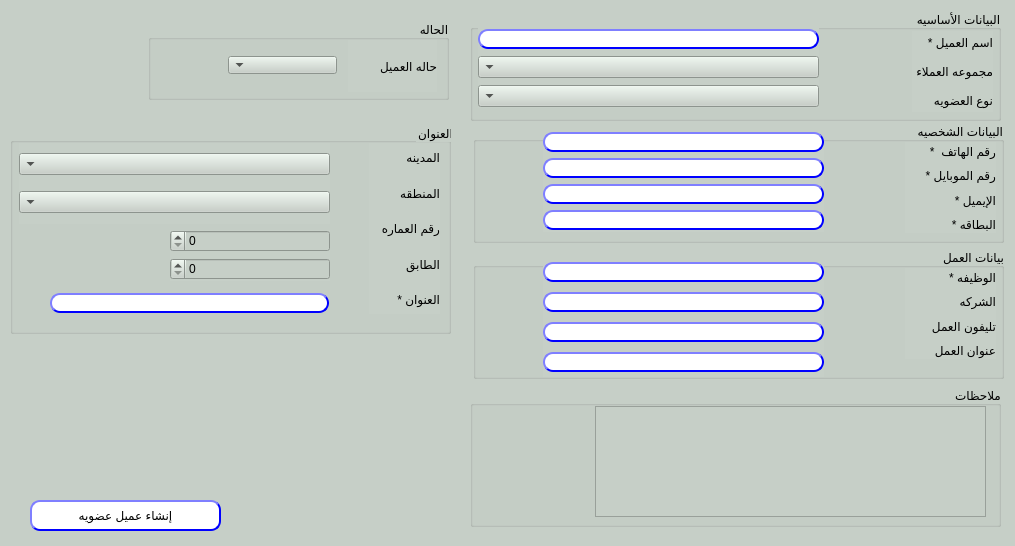
<?xml version="1.0" encoding="UTF-8"?>
<ui version="4.0">
 <class>Dialog</class>
 <widget class="QDialog" name="Dialog">
  <property name="geometry">
   <rect>
    <x>0</x>
    <y>0</y>
    <width>1015</width>
    <height>546</height>
   </rect>
  </property>
  <property name="sizePolicy">
   <sizepolicy hsizetype="Fixed" vsizetype="Fixed">
    <horstretch>0</horstretch>
    <verstretch>0</verstretch>
   </sizepolicy>
  </property>
  <property name="windowTitle">
   <string>إنشاء عميل</string>
  </property>
  <property name="styleSheet">
   <string notr="true">background-color: rgb(198, 207, 199);</string>
  </property>
  <widget class="QPushButton" name="BTN_createCustomer">
   <property name="geometry">
    <rect>
     <x>30</x>
     <y>500</y>
     <width>191</width>
     <height>31</height>
    </rect>
   </property>
   <property name="styleSheet">
    <string notr="true">QPushButton{
                                        background-color: white;
                                        border-style: outset;
                                        border-width: 2px;
                                        border-radius: 10px;
                                        border-color: blue;
                                        min-width: 6em;
                                        }
                                        QPushButton:hover {
                                        background: qradialgradient(
                                        cx: 0.3, cy: -0.4, fx: 0.3, fy: -0.4,
                                        radius: 1.35, stop: 0 #fff, stop: 1 #bbb
                                        );
                                        }
                                        QPushButton:pressed {
                                        border-style: inset;
                                        background: qradialgradient(
                                        cx: 0.4, cy: -0.1, fx: 0.4, fy: -0.1,
                                        radius: 1.35, stop: 0 #fff, stop: 1 #ddd
                                        );
                                        }
                                    </string>
   </property>
   <property name="text">
    <string>إنشاء عميل عضويه</string>
   </property>
  </widget>
  <widget class="QGroupBox" name="groupBox">
   <property name="geometry">
    <rect>
     <x>473</x>
     <y>122</y>
     <width>531</width>
     <height>121</height>
    </rect>
   </property>
   <property name="layoutDirection">
    <enum>Qt::RightToLeft</enum>
   </property>
   <property name="title">
    <string>البيانات الشخصيه </string>
   </property>
   <widget class="QWidget" name="verticalLayoutWidget_5">
    <property name="geometry">
     <rect>
      <x>432</x>
      <y>20</y>
      <width>91</width>
      <height>91</height>
     </rect>
    </property>
    <layout class="QVBoxLayout" name="verticalLayout_5">
     <item>
      <widget class="QLabel" name="label_2">
       <property name="text">
        <string>رقم الهاتف  *</string>
       </property>
      </widget>
     </item>
     <item>
      <widget class="QLabel" name="label">
       <property name="text">
        <string>رقم الموبايل *</string>
       </property>
      </widget>
     </item>
     <item>
      <widget class="QLabel" name="label_10">
       <property name="text">
        <string>اﻹيميل *</string>
       </property>
      </widget>
     </item>
     <item>
      <widget class="QLabel" name="label_16">
       <property name="text">
        <string>البطاقه *</string>
       </property>
      </widget>
     </item>
    </layout>
   </widget>
   <widget class="QWidget" name="verticalLayoutWidget_6">
    <property name="geometry">
     <rect>
      <x>70</x>
      <y>10</y>
      <width>281</width>
      <height>100</height>
     </rect>
    </property>
    <layout class="QVBoxLayout" name="verticalLayout_6">
     <item>
      <widget class="QLineEdit" name="lE_phone">
       <property name="styleSheet">
        <string notr="true">QLineEdit{
                                        background-color: white;
                                        border-style: outset;
                                        border-width: 2px;
                                        border-radius: 10px;
                                        border-color: blue;
                                        min-width: 6em;
                                        }
                                        QLineEdit:hover {
                                        background: qradialgradient(
                                        cx: 0.3, cy: -0.4, fx: 0.3, fy: -0.4,
                                        radius: 1.35, stop: 0 #fff, stop: 1 #bbb
                                        );
                                        }
                                       QLineEdit:pressed {
                                        border-style: inset;
                                        background: qradialgradient(
                                        cx: 0.4, cy: -0.1, fx: 0.4, fy: -0.1,
                                        radius: 1.35, stop: 0 #fff, stop: 1 #ddd
                                        );
                                        }
                                    
                            </string>
       </property>
       <property name="text">
        <string/>
       </property>
      </widget>
     </item>
     <item>
      <widget class="QLineEdit" name="lE_mobile">
       <property name="styleSheet">
        <string notr="true">QLineEdit{
                                        background-color: white;
                                        border-style: outset;
                                        border-width: 2px;
                                        border-radius: 10px;
                                        border-color: blue;
                                        min-width: 6em;
                                        }
                                        QLineEdit:hover {
                                        background: qradialgradient(
                                        cx: 0.3, cy: -0.4, fx: 0.3, fy: -0.4,
                                        radius: 1.35, stop: 0 #fff, stop: 1 #bbb
                                        );
                                        }
                                       QLineEdit:pressed {
                                        border-style: inset;
                                        background: qradialgradient(
                                        cx: 0.4, cy: -0.1, fx: 0.4, fy: -0.1,
                                        radius: 1.35, stop: 0 #fff, stop: 1 #ddd
                                        );
                                        }
                                    
                            </string>
       </property>
       <property name="text">
        <string/>
       </property>
      </widget>
     </item>
     <item>
      <widget class="QLineEdit" name="LE_email">
       <property name="styleSheet">
        <string notr="true">QLineEdit{
                                        background-color: white;
                                        border-style: outset;
                                        border-width: 2px;
                                        border-radius: 10px;
                                        border-color: blue;
                                        min-width: 6em;
                                        }
                                        QLineEdit:hover {
                                        background: qradialgradient(
                                        cx: 0.3, cy: -0.4, fx: 0.3, fy: -0.4,
                                        radius: 1.35, stop: 0 #fff, stop: 1 #bbb
                                        );
                                        }
                                       QLineEdit:pressed {
                                        border-style: inset;
                                        background: qradialgradient(
                                        cx: 0.4, cy: -0.1, fx: 0.4, fy: -0.1,
                                        radius: 1.35, stop: 0 #fff, stop: 1 #ddd
                                        );
                                        }
                                    </string>
       </property>
       <property name="text">
        <string/>
       </property>
      </widget>
     </item>
     <item>
      <widget class="QLineEdit" name="LE_nationalID">
       <property name="styleSheet">
        <string notr="true">QLineEdit{
                                        background-color: white;
                                        border-style: outset;
                                        border-width: 2px;
                                        border-radius: 10px;
                                        border-color: blue;
                                        min-width: 6em;
                                        }
                                        QLineEdit:hover {
                                        background: qradialgradient(
                                        cx: 0.3, cy: -0.4, fx: 0.3, fy: -0.4,
                                        radius: 1.35, stop: 0 #fff, stop: 1 #bbb
                                        );
                                        }
                                       QLineEdit:pressed {
                                        border-style: inset;
                                        background: qradialgradient(
                                        cx: 0.4, cy: -0.1, fx: 0.4, fy: -0.1,
                                        radius: 1.35, stop: 0 #fff, stop: 1 #ddd
                                        );
                                        }
                                    </string>
       </property>
       <property name="text">
        <string/>
       </property>
      </widget>
     </item>
    </layout>
   </widget>
  </widget>
  <widget class="QGroupBox" name="groupBox_2">
   <property name="geometry">
    <rect>
     <x>473</x>
     <y>248</y>
     <width>531</width>
     <height>131</height>
    </rect>
   </property>
   <property name="layoutDirection">
    <enum>Qt::RightToLeft</enum>
   </property>
   <property name="title">
    <string>بيانات العمل</string>
   </property>
   <widget class="QWidget" name="verticalLayoutWidget_7">
    <property name="geometry">
     <rect>
      <x>432</x>
      <y>20</y>
      <width>91</width>
      <height>91</height>
     </rect>
    </property>
    <layout class="QVBoxLayout" name="verticalLayout_7">
     <item>
      <widget class="QLabel" name="label_4">
       <property name="text">
        <string>الوظيفه *</string>
       </property>
      </widget>
     </item>
     <item>
      <widget class="QLabel" name="label_11">
       <property name="text">
        <string>الشركه</string>
       </property>
      </widget>
     </item>
     <item>
      <widget class="QLabel" name="label_13">
       <property name="text">
        <string>تليفون العمل</string>
       </property>
      </widget>
     </item>
     <item>
      <widget class="QLabel" name="label_12">
       <property name="text">
        <string>عنوان العمل</string>
       </property>
      </widget>
     </item>
    </layout>
   </widget>
   <widget class="QWidget" name="verticalLayoutWidget_8">
    <property name="geometry">
     <rect>
      <x>70</x>
      <y>10</y>
      <width>281</width>
      <height>119</height>
     </rect>
    </property>
    <layout class="QVBoxLayout" name="verticalLayout_8">
     <item>
      <widget class="QLineEdit" name="LE_job">
       <property name="styleSheet">
        <string notr="true">QLineEdit{
                                        background-color: white;
                                        border-style: outset;
                                        border-width: 2px;
                                        border-radius: 10px;
                                        border-color: blue;
                                        min-width: 6em;
                                        }
                                        QLineEdit:hover {
                                        background: qradialgradient(
                                        cx: 0.3, cy: -0.4, fx: 0.3, fy: -0.4,
                                        radius: 1.35, stop: 0 #fff, stop: 1 #bbb
                                        );
                                        }
                                       QLineEdit:pressed {
                                        border-style: inset;
                                        background: qradialgradient(
                                        cx: 0.4, cy: -0.1, fx: 0.4, fy: -0.1,
                                        radius: 1.35, stop: 0 #fff, stop: 1 #ddd
                                        );
                                        }
                                    </string>
       </property>
       <property name="text">
        <string/>
       </property>
       <property name="maxLength">
        <number>25</number>
       </property>
      </widget>
     </item>
     <item>
      <widget class="QLineEdit" name="LE_company">
       <property name="styleSheet">
        <string notr="true">QLineEdit{
                                        background-color: white;
                                        border-style: outset;
                                        border-width: 2px;
                                        border-radius: 10px;
                                        border-color: blue;
                                        min-width: 6em;
                                        }
                                        QLineEdit:hover {
                                        background: qradialgradient(
                                        cx: 0.3, cy: -0.4, fx: 0.3, fy: -0.4,
                                        radius: 1.35, stop: 0 #fff, stop: 1 #bbb
                                        );
                                        }
                                       QLineEdit:pressed {
                                        border-style: inset;
                                        background: qradialgradient(
                                        cx: 0.4, cy: -0.1, fx: 0.4, fy: -0.1,
                                        radius: 1.35, stop: 0 #fff, stop: 1 #ddd
                                        );
                                        }
                                    
                            </string>
       </property>
       <property name="text">
        <string/>
       </property>
       <property name="maxLength">
        <number>35</number>
       </property>
      </widget>
     </item>
     <item>
      <widget class="QLineEdit" name="LE_workPhone">
       <property name="styleSheet">
        <string notr="true">QLineEdit{
                                        background-color: white;
                                        border-style: outset;
                                        border-width: 2px;
                                        border-radius: 10px;
                                        border-color: blue;
                                        min-width: 6em;
                                        }
                                        QLineEdit:hover {
                                        background: qradialgradient(
                                        cx: 0.3, cy: -0.4, fx: 0.3, fy: -0.4,
                                        radius: 1.35, stop: 0 #fff, stop: 1 #bbb
                                        );
                                        }
                                       QLineEdit:pressed {
                                        border-style: inset;
                                        background: qradialgradient(
                                        cx: 0.4, cy: -0.1, fx: 0.4, fy: -0.1,
                                        radius: 1.35, stop: 0 #fff, stop: 1 #ddd
                                        );
                                        }
                                    
                            </string>
       </property>
       <property name="text">
        <string/>
       </property>
      </widget>
     </item>
     <item>
      <widget class="QLineEdit" name="LE_workAddress">
       <property name="styleSheet">
        <string notr="true">QLineEdit{
                                        background-color: white;
                                        border-style: outset;
                                        border-width: 2px;
                                        border-radius: 10px;
                                        border-color: blue;
                                        min-width: 6em;
                                        }
                                        QLineEdit:hover {
                                        background: qradialgradient(
                                        cx: 0.3, cy: -0.4, fx: 0.3, fy: -0.4,
                                        radius: 1.35, stop: 0 #fff, stop: 1 #bbb
                                        );
                                        }
                                       QLineEdit:pressed {
                                        border-style: inset;
                                        background: qradialgradient(
                                        cx: 0.4, cy: -0.1, fx: 0.4, fy: -0.1,
                                        radius: 1.35, stop: 0 #fff, stop: 1 #ddd
                                        );
                                        }
                                    
                            </string>
       </property>
       <property name="text">
        <string/>
       </property>
       <property name="maxLength">
        <number>20</number>
       </property>
      </widget>
     </item>
    </layout>
   </widget>
  </widget>
  <widget class="QGroupBox" name="groupBox_3">
   <property name="geometry">
    <rect>
     <x>10</x>
     <y>123</y>
     <width>441</width>
     <height>211</height>
    </rect>
   </property>
   <property name="layoutDirection">
    <enum>Qt::RightToLeft</enum>
   </property>
   <property name="title">
    <string>العنوان</string>
   </property>
   <widget class="QWidget" name="verticalLayoutWidget_9">
    <property name="geometry">
     <rect>
      <x>359</x>
      <y>20</y>
      <width>71</width>
      <height>171</height>
     </rect>
    </property>
    <layout class="QVBoxLayout" name="verticalLayout_9">
     <item>
      <widget class="QLabel" name="label_5">
       <property name="text">
        <string>المدينه</string>
       </property>
      </widget>
     </item>
     <item>
      <widget class="QLabel" name="label_8">
       <property name="text">
        <string>المنطقه</string>
       </property>
      </widget>
     </item>
     <item>
      <widget class="QLabel" name="label_7">
       <property name="text">
        <string>رقم العماره</string>
       </property>
      </widget>
     </item>
     <item>
      <widget class="QLabel" name="label_9">
       <property name="text">
        <string>الطابق</string>
       </property>
      </widget>
     </item>
     <item>
      <widget class="QLabel" name="label_6">
       <property name="text">
        <string>العنوان *</string>
       </property>
      </widget>
     </item>
    </layout>
   </widget>
   <widget class="QWidget" name="verticalLayoutWidget_10">
    <property name="geometry">
     <rect>
      <x>9</x>
      <y>20</y>
      <width>311</width>
      <height>81</height>
     </rect>
    </property>
    <layout class="QVBoxLayout" name="verticalLayout_10">
     <item>
      <widget class="QComboBox" name="CMB_city">
       <property name="duplicatesEnabled">
        <bool>true</bool>
       </property>
      </widget>
     </item>
     <item>
      <widget class="QComboBox" name="CMB_district">
       <property name="duplicatesEnabled">
        <bool>true</bool>
       </property>
      </widget>
     </item>
    </layout>
   </widget>
   <widget class="QWidget" name="verticalLayoutWidget_11">
    <property name="geometry">
     <rect>
      <x>160</x>
      <y>107</y>
      <width>160</width>
      <height>51</height>
     </rect>
    </property>
    <layout class="QVBoxLayout" name="verticalLayout_11">
     <item>
      <widget class="QSpinBox" name="LE_floor">
       <property name="maximum">
        <number>999</number>
       </property>
      </widget>
     </item>
     <item>
      <widget class="QSpinBox" name="LE_building">
       <property name="maximum">
        <number>99999</number>
       </property>
      </widget>
     </item>
    </layout>
   </widget>
   <widget class="QLineEdit" name="LE_address">
    <property name="geometry">
     <rect>
      <x>40</x>
      <y>170</y>
      <width>279</width>
      <height>20</height>
     </rect>
    </property>
    <property name="styleSheet">
     <string notr="true">QLineEdit{
                                        background-color: white;
                                        border-style: outset;
                                        border-width: 2px;
                                        border-radius: 10px;
                                        border-color: blue;
                                        min-width: 6em;
                                        }
                                        QLineEdit:hover {
                                        background: qradialgradient(
                                        cx: 0.3, cy: -0.4, fx: 0.3, fy: -0.4,
                                        radius: 1.35, stop: 0 #fff, stop: 1 #bbb
                                        );
                                        }
                                       QLineEdit:pressed {
                                        border-style: inset;
                                        background: qradialgradient(
                                        cx: 0.4, cy: -0.1, fx: 0.4, fy: -0.1,
                                        radius: 1.35, stop: 0 #fff, stop: 1 #ddd
                                        );
                                        }
                                    
                            </string>
    </property>
    <property name="text">
     <string/>
    </property>
    <property name="maxLength">
     <number>20</number>
    </property>
   </widget>
  </widget>
  <widget class="QGroupBox" name="groupBox_4">
   <property name="geometry">
    <rect>
     <x>470</x>
     <y>386</y>
     <width>531</width>
     <height>141</height>
    </rect>
   </property>
   <property name="layoutDirection">
    <enum>Qt::RightToLeft</enum>
   </property>
   <property name="title">
    <string>ملاحظات</string>
   </property>
   <widget class="QTextEdit" name="LE_notes">
    <property name="geometry">
     <rect>
      <x>125</x>
      <y>20</y>
      <width>391</width>
      <height>111</height>
     </rect>
    </property>
   </widget>
  </widget>
  <widget class="QGroupBox" name="groupBox_5">
   <property name="geometry">
    <rect>
     <x>470</x>
     <y>10</y>
     <width>531</width>
     <height>111</height>
    </rect>
   </property>
   <property name="layoutDirection">
    <enum>Qt::RightToLeft</enum>
   </property>
   <property name="title">
    <string>البيانات الأساسيه</string>
   </property>
   <widget class="QWidget" name="verticalLayoutWidget_4">
    <property name="geometry">
     <rect>
      <x>8</x>
      <y>18</y>
      <width>341</width>
      <height>80</height>
     </rect>
    </property>
    <layout class="QVBoxLayout" name="verticalLayout_4">
     <item>
      <widget class="QLineEdit" name="LE_name">
       <property name="styleSheet">
        <string notr="true">QLineEdit{
                                        background-color: white;
                                        border-style: outset;
                                        border-width: 2px;
                                        border-radius: 10px;
                                        border-color: blue;
                                        min-width: 6em;
                                        }
                                        QLineEdit:hover {
                                        background: qradialgradient(
                                        cx: 0.3, cy: -0.4, fx: 0.3, fy: -0.4,
                                        radius: 1.35, stop: 0 #fff, stop: 1 #bbb
                                        );
                                        }
                                       QLineEdit:pressed {
                                        border-style: inset;
                                        background: qradialgradient(
                                        cx: 0.4, cy: -0.1, fx: 0.4, fy: -0.1,
                                        radius: 1.35, stop: 0 #fff, stop: 1 #ddd
                                        );
                                        }
                                    </string>
       </property>
       <property name="text">
        <string/>
       </property>
       <property name="maxLength">
        <number>50</number>
       </property>
      </widget>
     </item>
     <item>
      <widget class="QComboBox" name="CMB_custGroup"/>
     </item>
     <item>
      <widget class="QComboBox" name="CMB_loyalityType"/>
     </item>
    </layout>
   </widget>
   <widget class="QWidget" name="verticalLayoutWidget_3">
    <property name="geometry">
     <rect>
      <x>442</x>
      <y>21</y>
      <width>81</width>
      <height>81</height>
     </rect>
    </property>
    <layout class="QVBoxLayout" name="verticalLayout_3">
     <item>
      <widget class="QLabel" name="label_3">
       <property name="text">
        <string>اسم العميل *</string>
       </property>
      </widget>
     </item>
     <item>
      <widget class="QLabel" name="label_17">
       <property name="text">
        <string>مجموعه العملاء</string>
       </property>
      </widget>
     </item>
     <item>
      <widget class="QLabel" name="label_14">
       <property name="text">
        <string>نوع العضويه</string>
       </property>
      </widget>
     </item>
    </layout>
   </widget>
  </widget>
  <widget class="QGroupBox" name="groupBox_6">
   <property name="geometry">
    <rect>
     <x>148</x>
     <y>20</y>
     <width>301</width>
     <height>80</height>
    </rect>
   </property>
   <property name="layoutDirection">
    <enum>Qt::RightToLeft</enum>
   </property>
   <property name="title">
    <string>الحاله</string>
   </property>
   <widget class="QLabel" name="label_15">
    <property name="geometry">
     <rect>
      <x>200</x>
      <y>20</y>
      <width>89</width>
      <height>52</height>
     </rect>
    </property>
    <property name="text">
     <string>حاله العميل</string>
    </property>
   </widget>
   <widget class="QComboBox" name="CMB_status">
    <property name="geometry">
     <rect>
      <x>80</x>
      <y>36</y>
      <width>109</width>
      <height>18</height>
     </rect>
    </property>
   </widget>
  </widget>
 </widget>
 <resources/>
 <connections/>
</ui>
